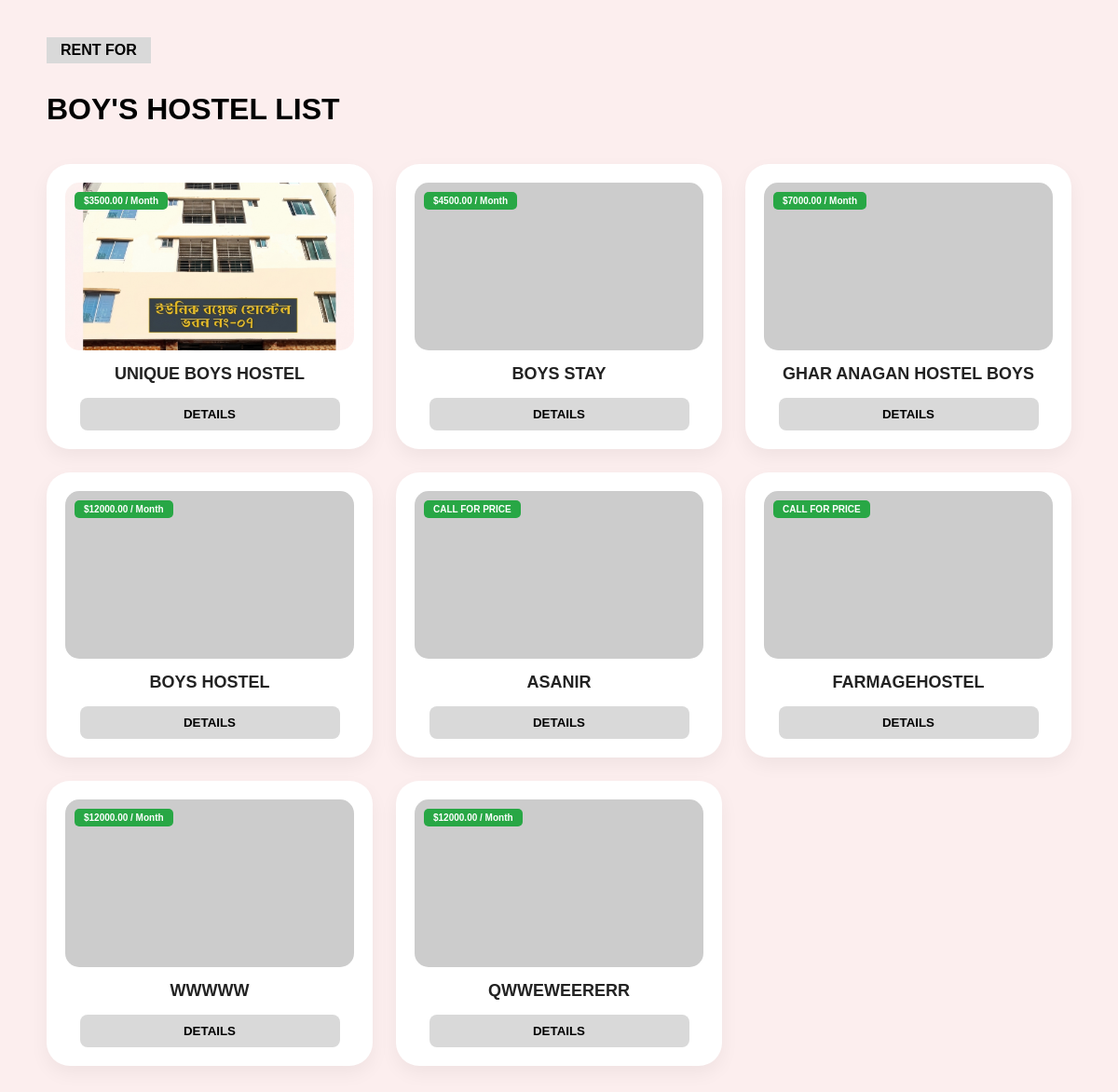
Before: /hostels/boys/ with the older database file.
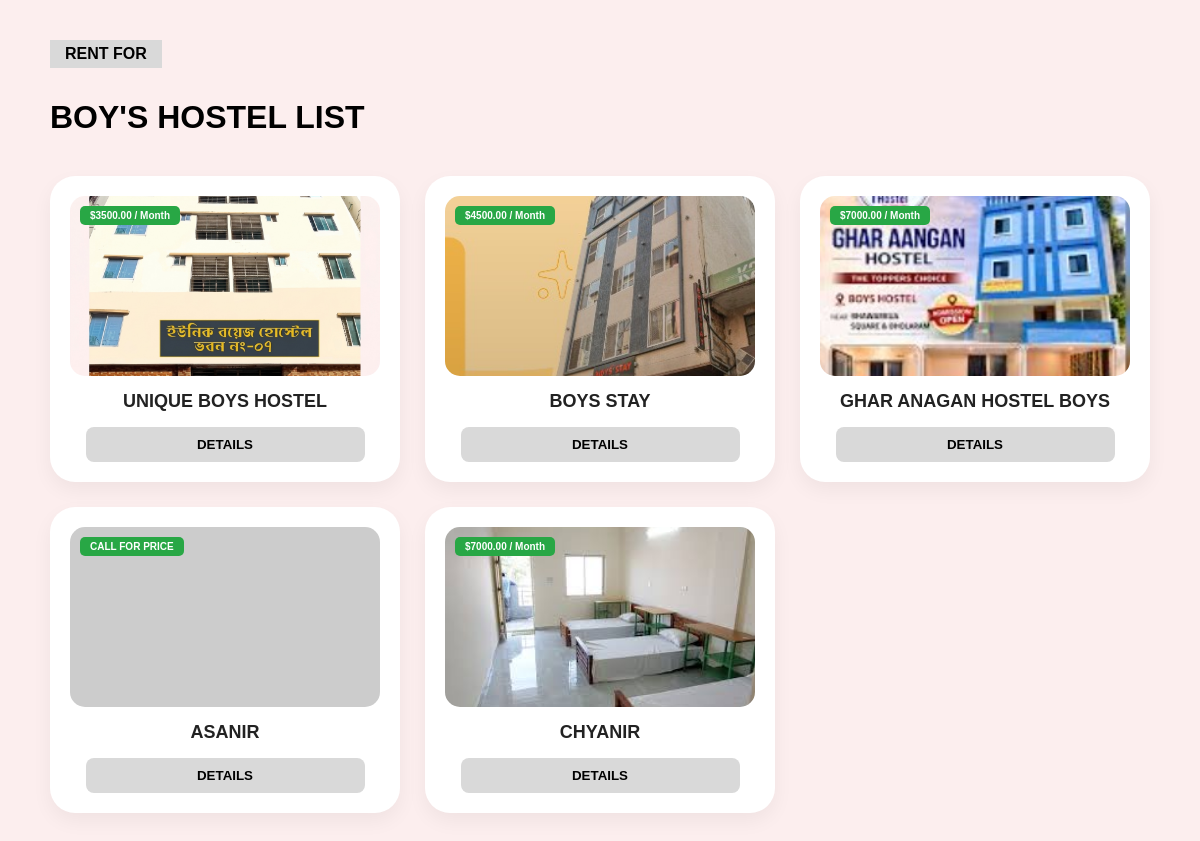
After: the same page with the newer database file.
### core/models.py (models this page shows, shortened)
class Hostel(models.Model):
    GENDER_CHOICES = [('G', 'Girls'), ('B', 'Boys')]
    title = models.CharField(max_length=200, blank=True)
    location = models.CharField(max_length=255, blank=True)
    price_per_month = models.DecimalField(max_digits=10, decimal_places=2, default=0)
    gender = models.CharField(max_length=1, choices=GENDER_CHOICES, blank=True)
    room_details = models.CharField(max_length=255, blank=True, null=True, help_text="e.g. 3-Bed Sharing (Spacious Room)")
    meal_plan = models.TextField(blank=True, null=True, help_text="Describe the meal system and menu")
    facilities_list = models.TextField(blank=True, null=True, help_text="Enter other facilities (one per line)")
    owner = models.ForeignKey(Owner, on_delete=models.CASCADE, null=True, blank=True)
    image = models.ImageField(upload_to='hostels/', null=True, blank=True)

### core/views.py (the view)
# urls.py: path('hostels/boys/', views.boys_hostel_view, name='boys_hostel'),
def boys_hostel_view(request):
    hostels = Hostel.objects.filter(gender='B')
    return render(request, 'boys_hostel.html', {'hostels': hostels})

### core/templates/boys_hostel.html (shortened to what this page needs)
<!DOCTYPE html>
<html lang="en">
<head>
</head>
<body>
<div class="container">
    <div class="label-tag">RENT FOR</div>
    <h1 class="main-title">BOY'S HOSTEL LIST</h1>
    <div class="hostel-grid">
        {% for hostel in hostels %}
        <div class="hostel-card">
            <div class="image-wrapper">
                <div class="price-tag">
                    {% if hostel.price_per_month > 0 %}
                        ${{ hostel.price_per_month }} / Month
                    {% else %}
                        CALL FOR PRICE
                    {% endif %}
                </div>
                {% if hostel.image %}
                    <img src="{{ hostel.image.url }}" alt="{{ hostel.title }}">
                {% else %}
                    <img src="https://via.placeholder.com/180" alt="No Image">
                {% endif %}
            </div>
            <h4>{{ hostel.title|upper }}</h4>
            <a href="{% url 'property_details' hostel.id %}" style="text-decoration: none;">
               <button class="details-btn">DETAILS</button>
            </a>
        </div>
        {% empty %}
        <p>No hostels found in the database. Please add some in the Admin panel.</p>
        {% endfor %}
        </div>
</div>
</body>
</html>

### core/templates/boys_hostel.html (style rules this page uses)
body { background-color: #fceeee; font-family: Arial, sans-serif; margin: 0; padding: 40px; }
.container { max-width: 1100px; margin: 0 auto; }
.label-tag { background-color: #d9d9d9; padding: 5px 15px; display: inline-block; font-weight: bold; margin-bottom: 10px; }
.main-title { font-size: 32px; font-weight: bold; margin-bottom: 40px; text-transform: uppercase; }
.hostel-grid { display: grid; grid-template-columns: repeat(3, 1fr); gap: 25px; }
.hostel-card { background-color: white; border-radius: 25px; padding: 20px; box-shadow: 0 8px 20px rgba(0,0,0,0.05); text-align: center; }
.image-wrapper { position: relative; margin-bottom: 15px; overflow: hidden; border-radius: 15px; }
.price-tag { position: absolute; top: 10px; left: 10px; background-color: #28a745; color: white; font-size: 10px; padding: 4px 10px; border-radius: 5px; font-weight: bold; z-index: 2; }
.hostel-card img { width: 100%; height: 180px; object-fit: cover; display: block; }
.hostel-card h4 { margin: 15px 0; font-size: 18px; color: #222; }
.details-btn { background-color: #d9d9d9; border: none; width: 90%; padding: 10px; border-radius: 8px; font-weight: bold; cursor: pointer; text-transform: uppercase; transition: background 0.3s; }

Changed rows visible on the page:
removed Hostel: price_per_month "12000.00", title "BOYS HOSTEL"
removed Hostel: price_per_month "CALL FOR PRICE", title "FARMAGEHOSTEL"
removed Hostel: price_per_month "12000.00", title "WWWWW"
removed Hostel: price_per_month "12000.00", title "QWWEWEERERR"
changed Hostel "BOYS STAY": image: picture added
changed Hostel "GHAR ANAGAN HOSTEL BOYS": image: picture added
added Hostel: price_per_month "7000.00", image (picture), title "CHYANIR"
